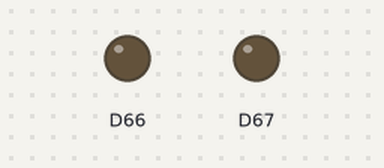
Recording of a sketch running on a simulated Arduino Due. On the bench: output pins drawn as LEDs (lit = HIGH).

Above: at 0.1 s.
Timing chart, 0 to 0.2 s (numbered marks = the images above):
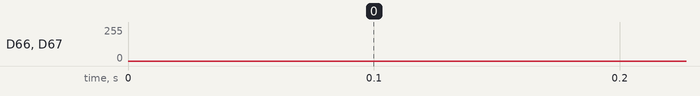

The sketch:

dac_vetorial_circulo.ino
```cpp
/*
  Desenho vetorial em osciloscopio
  dac0 -> x
  dac1 -> y
  resolucao -> 128 x 128

*/

int xOld, yOld;
float pi = 3.14;
float seno [390], cosseno [390];


void liga_seno_cosseno() {
  float i;
  int j = 0;
  for (i = 0.01; i < 2 * pi - 0.001; i += pi / 180) {
    seno[j] = sin(i);
    j++;
  }
  j = 0;
  for (i = 0.01; i < 2 * pi - 0.001; i += pi / 180) {
    cosseno[j] = cos(i);
    j++;
  }
}

void vetor(int x, int y) {
  float Dx = (float)x - (float)xOld;
  float Dy = (float)y - (float)yOld;
  float Vlen = Dx * Dx + Dy * Dy;
  int Pnum = (int)Vlen / 1000;
  float xPasso = Dx / (float)Pnum;
  float yPasso = Dy / (float)Pnum;
  float j;
  for (j = 0; j < Pnum; j++) {
    analogWrite(DAC0, xOld + (int)(j * xPasso));
    analogWrite(DAC1, yOld + (int)(j * yPasso));
  }
  xOld = x;
  yOld = y;
}

void circulo (int X0, int Y0, int raio) {
  int i;
  for (i = 0; i < 360; i++) {
    analogWrite(DAC0, X0 + (int) (raio * cosseno[i]));
    analogWrite(DAC1, Y0 + (int) (raio * seno[i]));
  }
}

void arco (int X1, int Y1, int X2, int Y2, bool inverte) {
  int i, raio, X0, Y0;
  float Dx = (float)X1 - (float)X2;
  float Dy = (float)Y1 - (float)Y2;
  float Vlen = Dx * Dx + Dy * Dy;
  raio = (int) sqrt(Vlen);
  X0 = (X1 + X2) / 2;
  Y0 = (X1 + X2) / 2;
  for (i = 0 + 180 * inverte; i < 180 + 180 * inverte; i++) {
    analogWrite(DAC0, X0 + (int) (raio * cosseno[i]));
    analogWrite(DAC1, Y0 + (int) (raio * seno[i]));
  }
}


void setup() {
  Serial.begin(9600);
  // put your setup code here, to run once:
  analogWriteResolution(12);
  xOld = 0;
  yOld = 0;
  liga_seno_cosseno();
}


void loop() {
  circulo (1100, 1300, 400);
  //circulo (1300, 1300, 100);
  arco (1100, 1200, 1300, 1200, 1);
  /*
    vetor(1095, 0);
    vetor(512, 1024);
    vetor(127, 512);
  */
}
```
